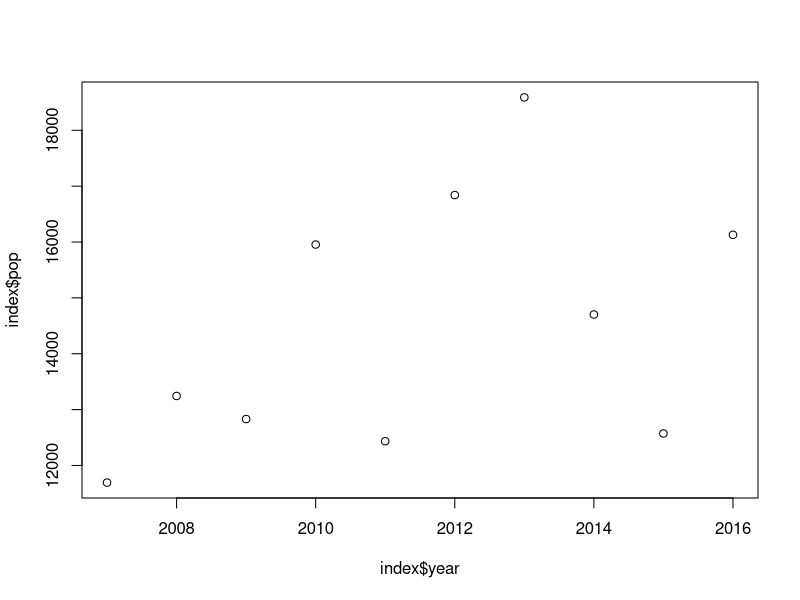
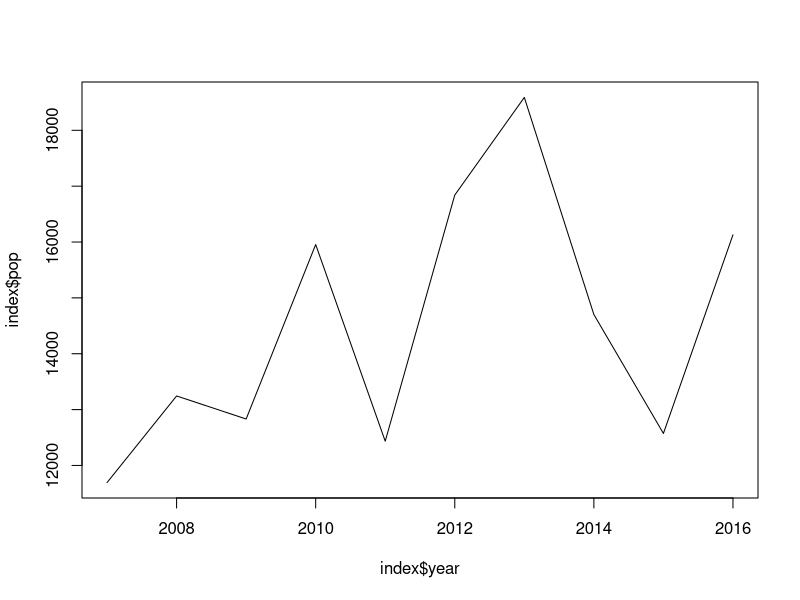
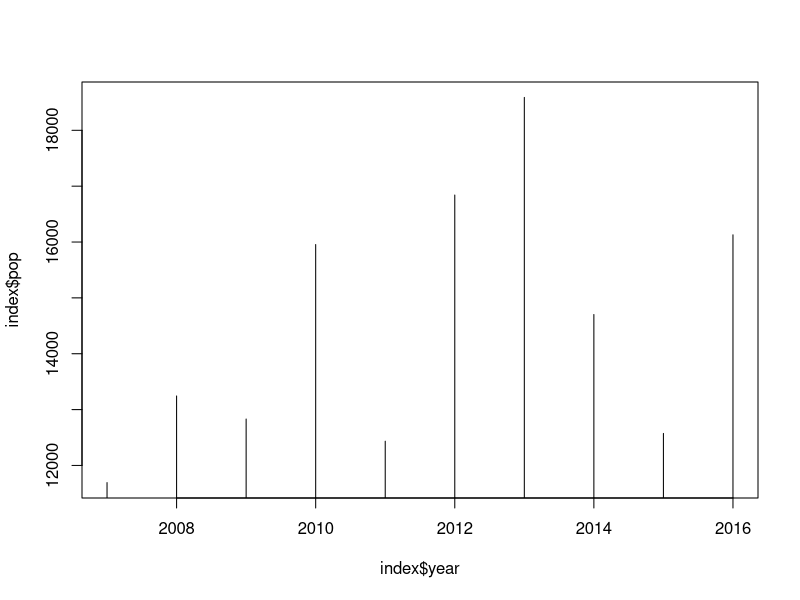
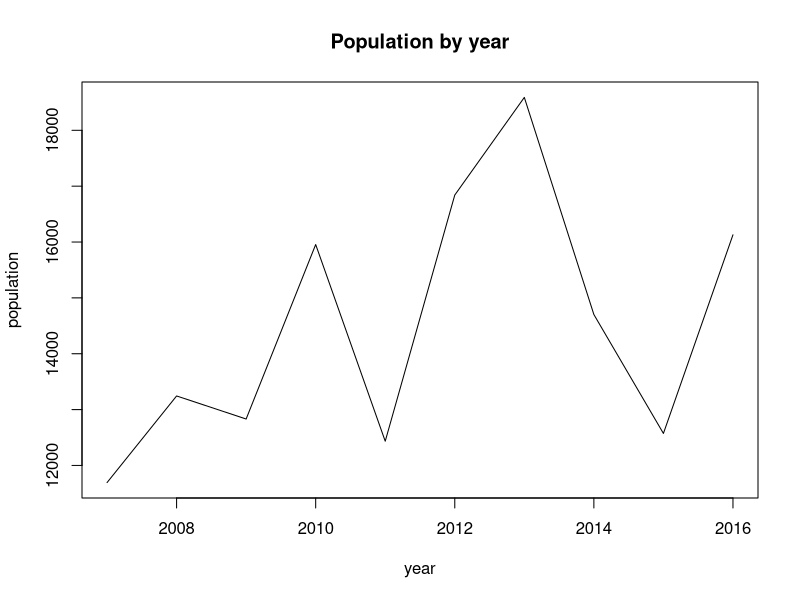

R code for these plots, in order: (Note: this script raises an error after producing the figures.)
index<-data.frame(year=2007:2016, pop=sample(10000:20000, size=10))

plot(index$year,index$pop)


plot(index$year,index$pop, type="l")

plot(index$year,index$pop, type="h")


plot(index$year,index$pop, type="l", main="Population by year",
     xlab="year",ylab="population")




mtc = mtcars %>% 
  select(mpg, cyl)%>%
  group_by(cyl) %>%
  summarise(meanmpg = mean(mpg, na.rm = TRUE))

plot(mtc$cyl,mtc$meanmpg, type="l",
     xlab="cyl",ylab="mean mpg")





lattice::dotplot(year~pop,data=index,main="Population by year",
                 ylab="year",xlab="population")

histogram(year~pop,data=index)

xyplot(mpg~wt | factor(cyl), data=mtcars, pch=19,
       main="MPG vs Wt", xlab="Wt/1,000",  ylab="MPG")




mtc = mtcars %>% 
  select(mpg, cyl, gear)%>%
  group_by(cyl, gear) %>%
  summarise(meanmpg = mean(mpg, na.rm = TRUE))


barchart(meanmpg~factor(gear) | factor(cyl), data=mtc)




g<-ggplot(index,aes(x=year,y=pop, group=1))+geom_line()
g<-g+ggtitle("Population by year")+xlab("Year")+
  ylab("Population")
g




ggplot(data=mtcars, aes(x=as.factor(cyl), 
  fill=factor(gear))) + geom_bar()+
  xlab("Num. of cyl")+ylab("")+labs(fill="Num. of gears")



ggplot(index,aes(x=as.factor(year), y=pop))+
  geom_bar(stat="identity") + 
  coord_cartesian(ylim=c(10000,20000))+ylab("Population")+
  xlab("year")



g<-g+theme(axis.text.x = element_text(angle = 60, hjust = 1))
g


#number of cars per cylinder barchart

ggplot(mtcars, aes(x=as.factor(cyl))) + geom_bar()+ theme_classic() + 
  xlab("Cyl") + ylab("Number of cars") + 
  ggtitle("Number of cars per cylinders")











